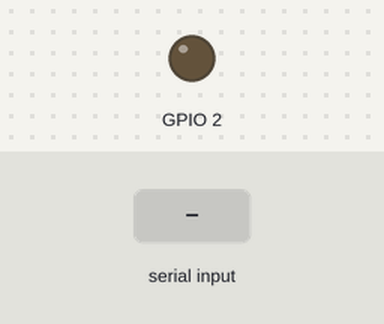
This sketch was run on a simulated ESP32. On the bench: output pins drawn as LEDs (lit = HIGH). Inputs (shaded band) come from the test bench. Nothing arrives over Bluetooth unless stated.

Above: at 1.2 s.
1.3 s: "1" received over the second serial link
At 2.0 s:
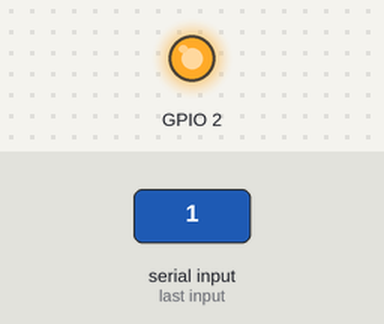
2.8 s: "0" received over the second serial link
At 3.2 s:
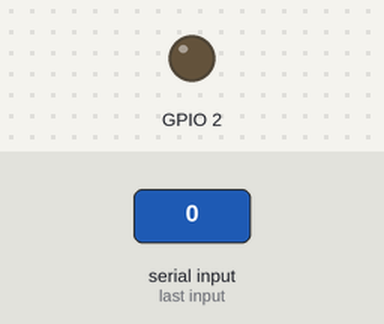
Timing chart, 0 to 5.8 s (numbered marks = the images above; inputs shaded):
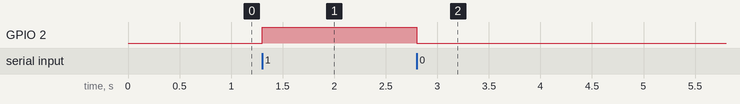

Measured:
- after the input at 1.3 s, GPIO 2: LOW → HIGH at once
- after the input at 2.8 s, GPIO 2: HIGH → LOW at once

The sketch:

bluetooth_switch.ino
```cpp
#include "BluetoothSerial.h"
BluetoothSerial SerialBT;
char r;
void setup() {
// the code here runs once on boot:
SerialBT.begin("ESP-32");
pinMode(2,OUTPUT);
}

void loop() {
// the code here runs repeatedly:
r = SerialBT.read();
if (r == '1'){
  digitalWrite(2,HIGH);}
if (r == '0'){
  digitalWrite(2,LOW);}
 }
```
